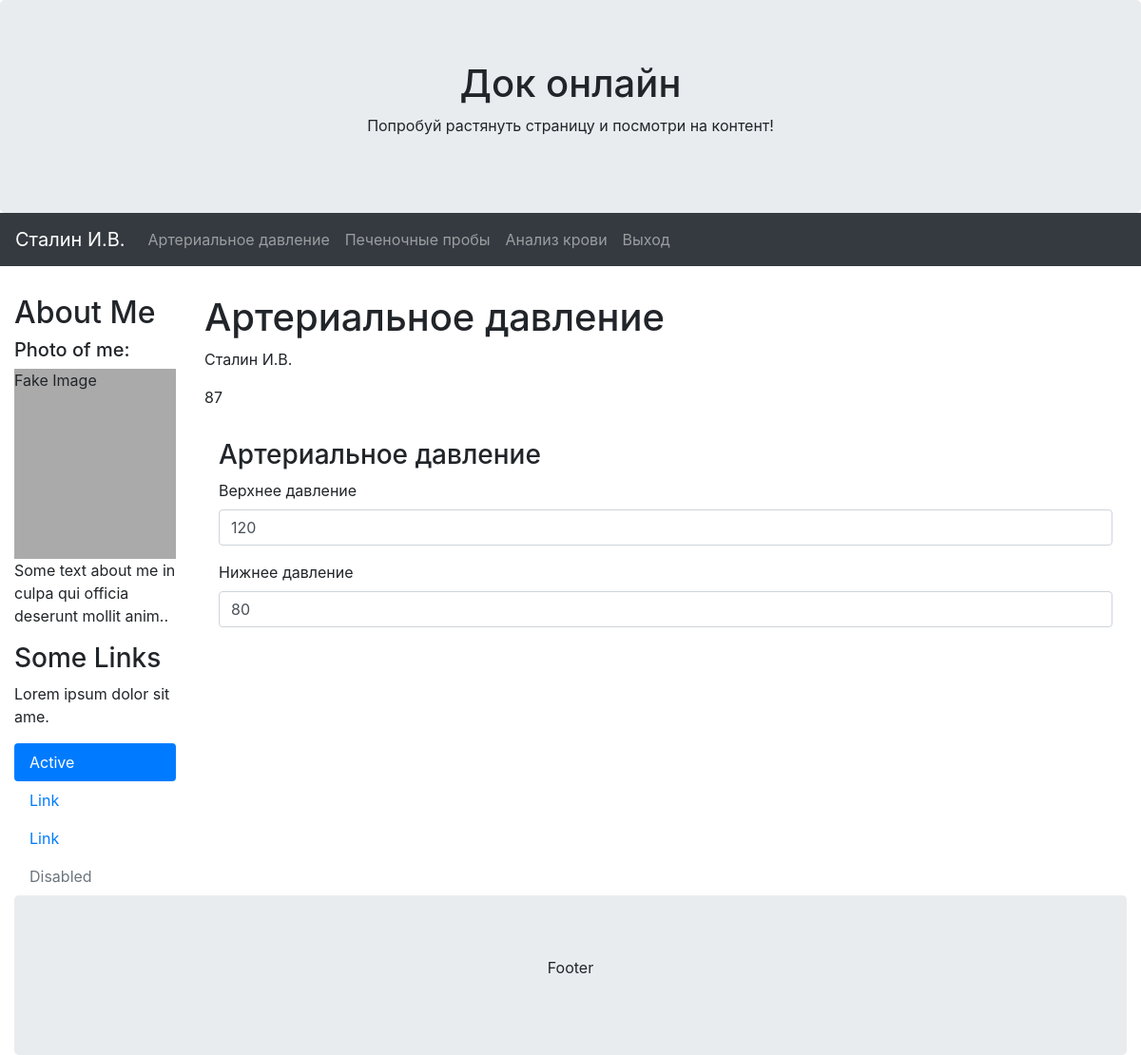
Before: /monitor/bp/ (signed in) with the older database file.
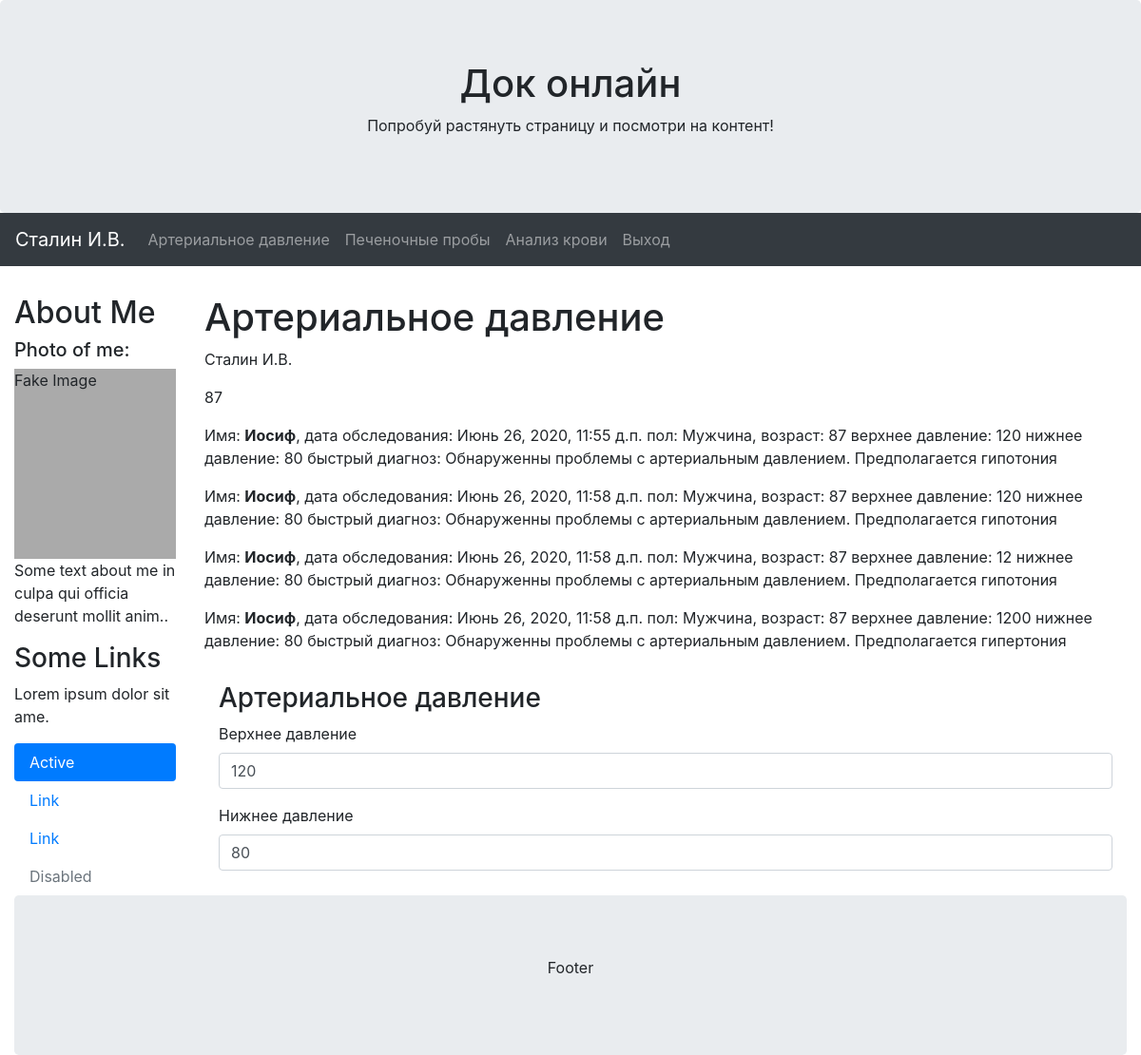
After: the same page with the newer database file.
### account/models.py (models this page shows)
class Person(models.Model):
    SEX_LIST = (
        ('Мужчина', 'Мужчина'),
        ('Женщина', 'Женщина'),
    )
    name = models.CharField(max_length=50, verbose_name="Имя")
    patronymic = models.CharField(max_length=50, verbose_name="Отчество")
    surname = models.CharField(max_length=50, verbose_name="Фамилия")
    number = models.CharField(max_length=12, verbose_name="Номер телефона")
    sex = models.CharField(max_length=7, choices=SEX_LIST, verbose_name="Пол")
    dob = models.DateField(verbose_name="Дата рождения")
    user = models.OneToOneField(settings.AUTH_USER_MODEL, on_delete=models.CASCADE)
    class Meta:
        verbose_name = 'Профиль'
        verbose_name_plural = 'Профили'
    def __str__(self):
        return self.surname + " " + self.name[0] + "." + self.patronymic[0] + "."

### monitor/models.py (models this page shows)
class Arterial(models.Model):
    name = models.CharField(max_length=10, verbose_name="Имя", default="Владимир")
    sex = models.CharField(max_length=7, verbose_name="Пол", default="Мужчина")
    age = models.CharField(max_length=3, verbose_name="Возраст", default="45")
    bottom_pressure = models.IntegerField(verbose_name="Нижнее давление", default="80")
    top_pressure = models.IntegerField(verbose_name="Верхнее давление", default="120")
    fast_check = models.CharField(max_length=100, default='')
    date = models.DateTimeField(auto_now=True)
    person = models.ForeignKey(User, on_delete=models.CASCADE, verbose_name='Профиль', default=1)
    def __str__(self):
        return str(self.person) + " " + str(self.bottom_pressure) + " - " + str(self.top_pressure)
    class Meta:
        verbose_name = 'Артериальное давление'
        verbose_name_plural = 'Артериальное давление'

### monitor/views.py (the view, shortened to what this page needs)
# urls.py: path('bp/', bp, name='bp'),
@login_required
def bp(request):
    person = Person.objects.get(user=request.user)
    name = person.name
    sex = person.sex
    today = date.today()
    dob = person.dob
    age = today.year - dob.year
    pressure = Arterial.objects.filter(person=request.user)
    print('!!!!!!!!!!' + str(pressure))
    form = ArterialForm()
    context = {'pressure': pressure,
               'form': form,
               'person': person,
               'age': age
               }
    return render(request, 'monitor/bp.html', context)

### monitor/forms.py
class ArterialForm(forms.ModelForm):
    class Meta:
        model = Arterial
        fields = ('top_pressure', 'bottom_pressure',)

### monitor/templates/monitor/bp.html (shortened to what this page needs)
{% extends './base.html' %}
{% load bootstrap4 %}
{% block content %}
    <h1>Артериальное давление</h1>
    <p> {{person}} </p>
    <p> {{age}} </p>
    {% for pr in pressure %}
        <p> Имя: <b>{{ pr.name }}</b>,
            дата обследования: {{pr.date}}
            пол: {{pr.sex}},
            возраст: {{pr.age}}
            верхнее давление: {{pr.top_pressure}}
            нижнее давление: {{pr.bottom_pressure}}
            быстрый диагноз: {{pr.fast_check}}
        </p>
    {% endfor %}
    <div class="container-fluid">
             <div class="row">
                <div class="col-sm-12 ml-auto mt-2 pt-2 mr-auto " >
                  <h3>Артериальное давление</h3>
                    <form method="post">
                        {% bootstrap_form form layout='vertical'%}
                    </form>
                </div>
             </div>
        </div>
{% endblock %}

### monitor/templates/monitor/base.html (shortened to what this page needs)
{% load static %}
{% load bootstrap4%}
<!DOCTYPE html>
<html lang="en">
    <head>
        {% bootstrap_css %}
    </head>
    <body>
        <div class="jumbotron text-center" style="margin-bottom:0">
            <h1>Док онлайн</h1>
            <p>Попробуй растянуть страницу и посмотри на контент!</p>
        </div>
        <nav class="navbar navbar-expand-sm bg-dark navbar-dark">
            <a class="navbar-brand" href="{% url 'monitor:index' %}">{{person}} </a>
            <div class="collapse navbar-collapse" id="collapsibleNavbar">
                <ul class="navbar-nav">
                    <li class="nav-item">
                        <a class="nav-link" href="{% url 'monitor:bp' %}">Артериальное давление</a>
                    </li>
                    <li class="nav-item">
                        <a class="nav-link" href="#">Печеночные пробы</a>
                    </li>
                    <li class="nav-item">
                        <a class="nav-link" href="#">Анализ крови</a>
                    </li>
                    <li class="nav-item">
                        <a class="nav-link" href="{% url 'account:logout' %}">Выход</a>
                    </li>
                </ul>
            </div>
        </nav>
        <div class="container-fluid" style="margin-top:30px">
            <div class="row">
                <div class="col-sm-2">
                    <h2>About Me</h2>
                    <h5>Photo of me:</h5>
                    <div class="fakeimg">Fake Image</div>
                    <p>Some text about me in culpa qui officia deserunt mollit anim..</p>
                    <h3>Some Links</h3>
                    <p>Lorem ipsum dolor sit ame.</p>
                    <ul class="nav nav-pills flex-column">
                        <li class="nav-item">
                            <a class="nav-link active" href="#">Active</a>
                        </li>
                        <li class="nav-item">
                            <a class="nav-link" href="#">Link</a>
                        </li>
                        <li class="nav-item">
                            <a class="nav-link" href="#">Link</a>
                        </li>
                        <li class="nav-item">
                            <a class="nav-link disabled" href="#">Disabled</a>
                        </li>
                    </ul>
                </div>
                <div class="col-sm-10">
                    {% block content %} {% endblock %}
                </div>
            </div>
        <div class="jumbotron text-center" style="margin-bottom:0">
      <p>Footer</p>
    </div>
    </body>
</html>

### monitor/templates/monitor/base.html (style rules this page uses)
.fakeimg { height: 200px; background: #aaa; }

Changed rows visible on the page:
added Arterial: name "Иосиф", date "Июнь 26, 2020, 11:55 д.п.", sex "Мужчина", age "87", top_pressure "120", bottom_pressure "80", fast_check "Обнаруженны проблемы с артериальным давлением. Предполагается гипотония"
added Arterial: name "Иосиф", date "Июнь 26, 2020, 11:58 д.п.", sex "Мужчина", age "87", top_pressure "120", bottom_pressure "80", fast_check "Обнаруженны проблемы с артериальным давлением. Предполагается гипотония"
added Arterial: name "Иосиф", date "Июнь 26, 2020, 11:58 д.п.", sex "Мужчина", age "87", top_pressure "12", bottom_pressure "80", fast_check "Обнаруженны проблемы с артериальным давлением. Предполагается гипотония"
added Arterial: name "Иосиф", date "Июнь 26, 2020, 11:58 д.п.", sex "Мужчина", age "87", top_pressure "1200", bottom_pressure "80", fast_check "Обнаруженны проблемы с артериальным давлением. Предполагается гипертония"
